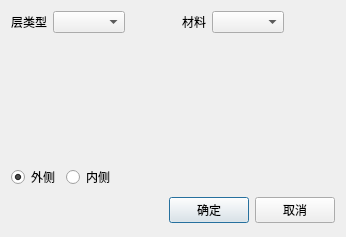
<?xml version="1.0" encoding="UTF-8"?>
<ui version="4.0">
 <class>AddLayer</class>
 <widget class="QDialog" name="AddLayer">
  <property name="geometry">
   <rect>
    <x>0</x>
    <y>0</y>
    <width>346</width>
    <height>237</height>
   </rect>
  </property>
  <property name="windowTitle">
   <string>层</string>
  </property>
  <layout class="QVBoxLayout" name="verticalLayout">
   <item>
    <layout class="QHBoxLayout" name="horizontalLayout">
     <item>
      <widget class="QLabel" name="label">
       <property name="text">
        <string>层类型</string>
       </property>
      </widget>
     </item>
     <item>
      <widget class="QComboBox" name="comboBox_layer_type"/>
     </item>
     <item>
      <spacer name="horizontalSpacer">
       <property name="orientation">
        <enum>Qt::Horizontal</enum>
       </property>
       <property name="sizeHint" stdset="0">
        <size>
         <width>40</width>
         <height>20</height>
        </size>
       </property>
      </spacer>
     </item>
     <item>
      <widget class="QLabel" name="label_2">
       <property name="text">
        <string>材料</string>
       </property>
      </widget>
     </item>
     <item>
      <widget class="QComboBox" name="comboBox_material"/>
     </item>
     <item>
      <spacer name="horizontalSpacer_2">
       <property name="orientation">
        <enum>Qt::Horizontal</enum>
       </property>
       <property name="sizeHint" stdset="0">
        <size>
         <width>40</width>
         <height>20</height>
        </size>
       </property>
      </spacer>
     </item>
    </layout>
   </item>
   <item>
    <widget class="QWidget" name="widget_shape_param" native="true"/>
   </item>
   <item>
    <layout class="QHBoxLayout" name="horizontalLayout_2">
     <item>
      <widget class="QRadioButton" name="radioButton_outer">
       <property name="text">
        <string>外侧</string>
       </property>
       <property name="checked">
        <bool>true</bool>
       </property>
      </widget>
     </item>
     <item>
      <widget class="QRadioButton" name="radioButton_inner">
       <property name="text">
        <string>内侧</string>
       </property>
      </widget>
     </item>
     <item>
      <spacer name="horizontalSpacer_3">
       <property name="orientation">
        <enum>Qt::Horizontal</enum>
       </property>
       <property name="sizeHint" stdset="0">
        <size>
         <width>40</width>
         <height>20</height>
        </size>
       </property>
      </spacer>
     </item>
    </layout>
   </item>
   <item>
    <layout class="QHBoxLayout">
     <property name="spacing">
      <number>6</number>
     </property>
     <property name="leftMargin">
      <number>0</number>
     </property>
     <property name="topMargin">
      <number>0</number>
     </property>
     <property name="rightMargin">
      <number>0</number>
     </property>
     <property name="bottomMargin">
      <number>0</number>
     </property>
     <item>
      <spacer>
       <property name="orientation">
        <enum>Qt::Horizontal</enum>
       </property>
       <property name="sizeHint" stdset="0">
        <size>
         <width>131</width>
         <height>31</height>
        </size>
       </property>
      </spacer>
     </item>
     <item>
      <widget class="QPushButton" name="okButton">
       <property name="text">
        <string>确定</string>
       </property>
      </widget>
     </item>
     <item>
      <widget class="QPushButton" name="cancelButton">
       <property name="text">
        <string>取消</string>
       </property>
      </widget>
     </item>
    </layout>
   </item>
  </layout>
 </widget>
 <resources/>
 <connections>
  <connection>
   <sender>okButton</sender>
   <signal>clicked()</signal>
   <receiver>AddLayer</receiver>
   <slot>accept()</slot>
   <hints>
    <hint type="sourcelabel">
     <x>278</x>
     <y>253</y>
    </hint>
    <hint type="destinationlabel">
     <x>96</x>
     <y>254</y>
    </hint>
   </hints>
  </connection>
  <connection>
   <sender>cancelButton</sender>
   <signal>clicked()</signal>
   <receiver>AddLayer</receiver>
   <slot>reject()</slot>
   <hints>
    <hint type="sourcelabel">
     <x>369</x>
     <y>253</y>
    </hint>
    <hint type="destinationlabel">
     <x>179</x>
     <y>282</y>
    </hint>
   </hints>
  </connection>
 </connections>
</ui>
